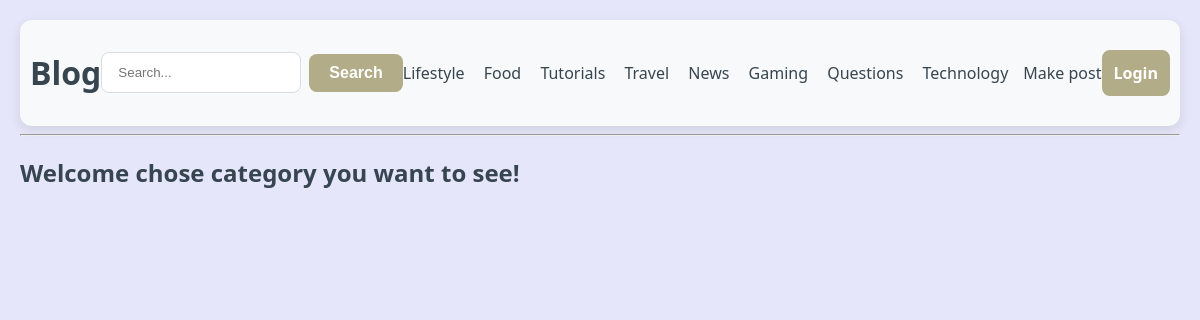
The page / on the database its author committed.
### tables this page shows
CREATE TABLE sections (id INTEGER PRIMARY KEY AUTOINCREMENT, name TEXT UNIQUE NOT NULL, slug TEXT UNIQUE NOT NULL);

### main.py (the view)
@app.route('/', methods=["GET", "POST"])
def index():
    display_name = session.get("login_name", "Login")
    sections = get_blog_sections()
    results = None
    input = None
    if request.method == "POST":
        input = request.form.get("input")
        results = find_post(input)
    return render_template('index.html', sections=sections, results=results, input=input, name=display_name)

### db.py (called while the page is built)
def get_db():
    conn = sqlite3.connect(DB_NAME)
    conn.row_factory = sqlite3.Row
    return conn

def get_blog_sections():
    with get_db() as db:
        sections = db.execute("SELECT * FROM sections").fetchall()
        return sections

### templates/index.html (shortened to what this page needs)
{% extends "base.html" %}
{% block content %}
    {% if results is not none %}
        <h2>Search results for "{{ input }}"</h2>
        {% for post in results %}
            <div class="post">
                <p>{{ post.text }}</p>
                {% if post.image %}
                    <img src="{{ post.image }}" alt="">
                {% endif %}
            </div>
        {% else %}
            <p>No posts found matching your search.</p>
        {% endfor %}
        <hr>
    {% else %}
        <h2>Welcome chose category you want to see!</h2>
    {% endif %}
{% endblock %}

### templates/base.html (shortened to what this page needs)
<!DOCTYPE html>
<html lang="uk">
<head>
    <link rel="stylesheet" href="{{ url_for('static', filename='style.css') }}">
</head>
<body>
<header>
    <h1><a href="{{ url_for('index') }}" class="url_btn">Blog</a></h1>
    <form action="{{ url_for('index') }}" method="POST" class="search-form">
        <div class="search-group">
            <input type="text" name="input" placeholder="Search..." required>
            <button type="submit">Search</button>
        </div>
    </form>
    <nav>
        <div>
            {% for section in sections %}
                <a href="{{ url_for('section_page', section_slug=section.slug) }}" class="url_btn">
                    {{ section.name }}
                </a>
            {% endfor %}
        </div>
    </nav>
    <a href="{{ url_for('add_post') }}" class="url_btn">Make post</a>
    <a href="{{ url_for('login') }}" class="btn">{{ name }}</a>
</header>
<hr>
{% block content %}{% endblock %}
</body>
</html>

### static/style.css (style rules this page uses)
body { font-family: "Segoe UI", sans-serif; color: #36454F; max-width: 100%; margin: auto; padding: 20px; background-color: #E6E6FA; }
header { display: flex; justify-content: space-between; align-items: center; background-color: #F8F9FA; padding: 10px; border-radius: 12px; box-shadow: 0 4px 12px rgba(0, 0, 0, 0.1); }
nav a { margin-right: 15px; text-decoration: none; color: #333; }
.url_btn { color: inherit; text-decoration: none; }
input[type=text], select { width: 100%; padding: 12px 16px; margin-bottom: 20px; display: block; border: 1.5px solid #ddd; border-radius: 8px; box-sizing: border-box; transition: border-color 0.3s ease; }
button[type=submit] { width: 50%; background-color: #B2AC88; color: white; padding: 14px; border: none; border-radius: 8px; font-size: 16px; font-weight: bold; cursor: pointer; transition: background-color 0.3s ease, transform 0.1s ease; }
.btn { text-decoration: none; width: 5%; background-color: #B2AC88; color: white; width: fit-content; border: 2px solid #B2AC88; padding: 10px; border-radius: 8px; font-size: 16px; font-weight: bold; cursor: pointer; transition: background-color 0.3s ease, transform 0.1s ease; }
.search-group { display: flex; gap: 8px; align-items: center; }
.search-group input[type=text] { margin-bottom: 0; width: 200px; }
.search-group button[type=submit] { width: auto; padding: 10px 20px; }

### rows shown on the page
sections: name "Lifestyle"
sections: name "Food"
sections: name "Tutorials"
sections: name "Travel"
sections: name "News"
sections: name "Gaming"
sections: name "Questions"
sections: name "Technology"

### other values the page prints
{{ name }} "Login"
